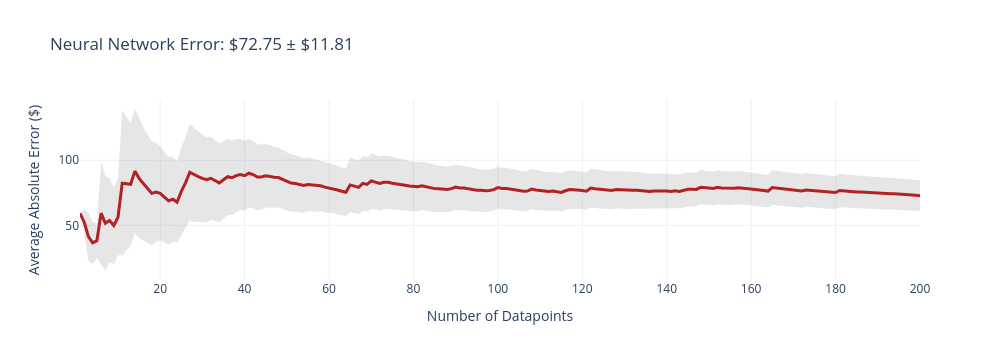
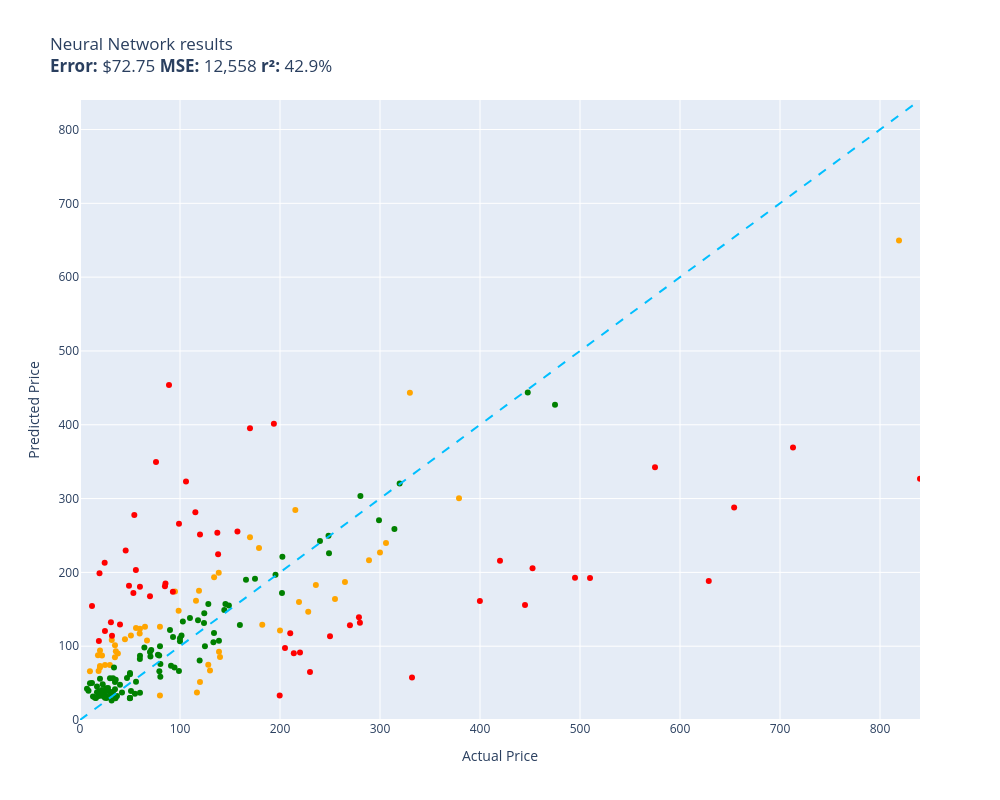

The code cell stored with these charts, in order, in its notebook:
### Code cell
evaluate(neural_network, test)

### Figure 1 — Plotly figure (JSON) as saved in the notebook; plotly's stock layout.template omitted (floating-point values rounded to 4 significant figures; data arrays with more than 128 entries replaced by an {"elided": "..."} marker saying what was removed)
{"data": [{"fill": "toself", "fillcolor": "rgba(128,128,128,0.2)", "hoverinfo": "skip", "line": {"color": "rgba(255,255,255,0)"}, "name": "95% CI", "showlegend": false, "type": "scatter", "x": {"elided": "400 int values"}, "y": {"elided": "400 float values"}}, {"customdata": {"elided": "200x1 float values"}, "hovertemplate": "n=%{x}<br>Avg Error=$%{y:,.2f}<br>±95% CI=$%{customdata[0]:,.2f}<extra></extra>", "line": {"color": "firebrick", "width": 3}, "mode": "lines", "name": "Cumulative Avg Error", "type": "scatter", "x": {"elided": "200 int values"}, "y": {"elided": "200 float values"}}], "layout": {"height": 360, "showlegend": false, "title": {"text": "Neural Network Error: $72.75 ± $11.81"}, "width": 1000, "xaxis": {"title": {"text": "Number of Datapoints"}}, "yaxis": {"title": {"text": "Average Absolute Error ($)"}}}}

### Figure 2 — Plotly figure (JSON) as saved in the notebook; plotly's stock layout.template omitted (floating-point values rounded to 4 significant figures)
{"data": [{"customdata": [["Old Blood Noise Excess V2 Distortion Cho...\nGuess=$159.75 Actual=$219.00"], ["telpo Headlight Assembly Fit For 15 Camr...\nGuess=$161.58 Actual=$115.99"], ["Stand for Raven Pro Document Scanner - P...\nGuess=$74.43 Actual=$29.85"], ["ACDelco GM Original Equipment FW339 Fron...\nGuess=$284.65 Actual=$215.33"], ["Pump Head TBVECHI 175PSI 4KW 5.5HP 21CFM...\nGuess=$443.31 Actual=$329.90"], ["Metabo HPT 36V MultiVolt™ Cordless Rotar...\nGuess=$300.31 Actual=$379.00"], ["46mm Digital Pro High-Resolution Close-U...\nGuess=$94.32 Actual=$19.99"], ["PEMP E65 E66 CDC Simulate Optical Fiber ...\nGuess=$175.22 Actual=$119.00"], ["Aolemi Oil Rubbed Bronze Single Function...\nGuess=$148.09 Actual=$98.65"], ["Clementoni 39132.5 Jigsaw Puzzle 1,000 P...\nGuess=$33.30 Actual=$79.95"], ["10GBase-LR SFP+ Transceiver, Handar 10GB...\nGuess=$73.08 Actual=$19.99"], ["Canon EOS Rebel T7 Digital SLR Camera wi...\nGuess=$649.47 Actual=$819.00"], ["Evergreen HSHB2005 Cylinder Head Gasket ...\nGuess=$117.19 Actual=$59.69"], ["Southwire 120V/15A Right Angle User Atta...\nGuess=$90.06 Actual=$37.87"], ["15\" Locking Shower Head Extension Arm in...\nGuess=$126.26 Actual=$79.95"], ["Tidal Front + Rear Fender Flares 4PC Poc...\nGuess=$163.87 Actual=$254.99"], ["DALDED LED Light Kit for Lego Sonic Gree...\nGuess=$74.60 Actual=$24.99"], ["152MM Hole Saws M42 Bi-Metal High Speed ...\nGuess=$87.65 Actual=$17.99"], ["Baseball Backpacks Large 18 Inch Bookbag...\nGuess=$108.33 Actual=$31.77"], ["3D Tree Hole Branches 075 Stair Risers D...\nGuess=$67.14 Actual=$129.99"], ["Diversitech WG840585 Motor, (Ddb) 1/3Hp,...\nGuess=$193.36 Actual=$134.12"], ["Sumerain S1339CM Double Handle Widesprea...\nGuess=$182.94 Actual=$235.86"], ["Beck/Arnley 0421945 Air Filter\nGuess=$93.31 Actual=$35.87"], ["IQShield Screen Protector Compatible wit...\nGuess=$66.19 Actual=$9.95"], ["Neporal Full Spectrum Light Bulb, 6000K ...\nGuess=$66.49 Actual=$18.59"], ["Pidoko Kids Train Table, Grey with 90 Pc...\nGuess=$51.33 Actual=$119.97"], ["LEGO Marvel Avengers War Machine Buster ...\nGuess=$123.51 Actual=$59.95"], ["ANZO USA 111207 GMC SIERRA 99-06 / YUKON...\nGuess=$129.16 Actual=$182.28"], ["Kingston Brass KS269SN Kingston Clawfoot...\nGuess=$239.93 Actual=$305.99"], ["Trim Kit for 2-handle Shower & Tub Valve...\nGuess=$174.17 Actual=$94.99"], ["Pioneer 2AM401-BN Two Handle Kitchen Fau...\nGuess=$146.76 Actual=$228.22"], ["4pc Wheel Spacers Adapters 4\" (2inch Per...\nGuess=$37.23 Actual=$116.95"], ["Urth 62mm UV, Circular Polarizing (CPL),...\nGuess=$92.31 Actual=$139.00"], ["Chalkboard Name Badges with Magnetic Bac...\nGuess=$71.06 Actual=$19.95"], ["Linkloos Solar Street Lights Outdoor Wat...\nGuess=$124.58 Actual=$55.99"], ["Universal Power Group 12V 100Ah Sealed L...\nGuess=$121.12 Actual=$199.99"], ["18 Inch White Undermount Kitchen Sink - ...\nGuess=$233.05 Actual=$179.00"], ["UPR Mach 1 Chin Spoiler Fits 94-98 Musta...\nGuess=$126.28 Actual=$64.99"], ["ROHL WSGUM3018WH Wire Sink Grids, White\nGuess=$74.92 Actual=$128.28"], ["200 ' feet True 14 Gauge AWG CCA Speaker...\nGuess=$109.38 Actual=$44.95"], ["APS iBoard (304 Stainless Steel Polished...\nGuess=$186.80 Actual=$264.95"], ["StonKraft Brass Chess Board Game Set wit...\nGuess=$85.19 Actual=$140.00"], ["Audio Techinca ATW-T1002 System 10 Handh...\nGuess=$216.30 Actual=$289.00"], ["HP Laserjet 2100 Laser Printer W/Test Pr...\nGuess=$227.03 Actual=$299.98"], ["VTech Strum and Jam Kidi Musical Guitar ...\nGuess=$87.53 Actual=$21.99"], ["KZ ZS10 Pro in Ear Monitor Headphone KZ ...\nGuess=$107.57 Actual=$66.99"], ["Jada Toys Ryan's World Combo Panda Airli...\nGuess=$85.13 Actual=$34.94"], ["Pyle 2x120 Watt Home Audio Speaker Power...\nGuess=$114.41 Actual=$50.92"], ["STICKGOO Peel and Stick Backsplash for K...\nGuess=$101.34 Actual=$34.99"], ["Garmin 010-12402-10 GT15M-TM Transom-Mou...\nGuess=$199.62 Actual=$138.74"], ["Xiaomi Redmi 10 2022 NFC 4G LTE (128GB +...\nGuess=$247.50 Actual=$169.99"]], "hovertemplate": "%{customdata[0]}<extra></extra>", "legendgroup": "orange", "marker": {"color": "orange", "size": 6, "symbol": "circle"}, "mode": "markers", "name": "orange", "orientation": "v", "showlegend": true, "type": "scatter", "x": [219.0, 116.0, 29.85, 215.3, 329.9, 379.0, 19.99, 119.0, 98.65, 79.95, 19.99, 819.0, 59.69, 37.87, 79.95, 255.0, 24.99, 17.99, 31.77, 130.0, 134.1, 235.9, 35.87, 9.95, 18.59, 120.0, 59.95, 182.3, 306.0, 94.99, 228.2, 117.0, 139.0, 19.95, 55.99, 200.0, 179.0, 64.99, 128.3, 44.95, 264.9, 140.0, 289.0, 300.0, 21.99, 66.99, 34.94, 50.92, 34.99, 138.7, 170.0], "xaxis": "x", "y": [159.7, 161.6, 74.43, 284.7, 443.3, 300.3, 94.32, 175.2, 148.1, 33.3, 73.08, 649.5, 117.2, 90.06, 126.3, 163.9, 74.6, 87.65, 108.3, 67.14, 193.4, 182.9, 93.31, 66.19, 66.49, 51.33, 123.5, 129.2, 239.9, 174.2, 146.8, 37.23, 92.31, 71.06, 124.6, 121.1, 233.0, 126.3, 74.92, 109.4, 186.8, 85.19, 216.3, 227.0, 87.53, 107.6, 85.13, 114.4, 101.3, 199.6, 247.5], "yaxis": "y"}, {"customdata": [["NewPower99 Battery Kit for Samsung Galax...\nGuess=$35.61 Actual=$54.95"], ["EXMAX NG-10X Fresnel Lens Focusing Adapt...\nGuess=$92.29 Actual=$69.98"], ["SuppliesOutlet Compatible Toner Cartridg...\nGuess=$149.07 Actual=$144.29"], ["8544771 Dryer Heating Element, 279816 Th...\nGuess=$54.64 Actual=$35.74"], ["Panasonic KX-TG6511B DECT 6.0 PLUS Expan...\nGuess=$87.54 Actual=$79.20"], ["LOVE MEI Galaxy S10 Lite Case, Military ...\nGuess=$56.42 Actual=$32.98"], ["GJY Portable TV,10.6 inch Mini TV for AT...\nGuess=$66.22 Actual=$79.36"], ["LD Products Compatible Toner Cartridge R...\nGuess=$63.83 Actual=$49.98"], ["Intermatic PX300 12V 300W Transformer wi...\nGuess=$117.88 Actual=$134.00"], ["CORSAIR Dominator Platinum RGB 32GB (2x1...\nGuess=$131.30 Actual=$124.00"], ["SKB iSeries 3i-13096-6KP Case for BlackM...\nGuess=$191.25 Actual=$174.99"], ["June Garden 12\" Sweet Dolly Charlotte - ...\nGuess=$55.79 Actual=$19.99"], ["GanFindX Portable Car Hand Controls for ...\nGuess=$128.80 Actual=$159.90"], ["KOMPUTERBAY 4GB 2X 2GB DDR2 1066MHz PC2-...\nGuess=$58.60 Actual=$80.34"], ["Mylites+ Standard Comic Book Mylar Sleev...\nGuess=$41.61 Actual=$34.99"], ["Wenger City Upgrade Laptop Backpack with...\nGuess=$157.29 Actual=$145.42"], ["AUTOFREE LED Tail Lights Assembly Compat...\nGuess=$172.10 Actual=$201.99"], ["Adams Check Payment and Deposit Register...\nGuess=$29.33 Actual=$35.49"], ["KOHLER 18865-CP Filtered Water Faucet, P...\nGuess=$426.94 Actual=$475.00"], ["Fjallraven, Kanken Laptop 15\" Backpack f...\nGuess=$80.73 Actual=$119.65"], ["Retevis RT68 Soft Earhook Walkie Talkie ...\nGuess=$42.43 Actual=$6.99"], ["Evan-Fischer Front Bumper Cover Compatib...\nGuess=$221.08 Actual=$202.38"], ["Laisomeke Waterproof Junction Box, Unive...\nGuess=$50.01 Actual=$11.99"], ["Webcem Solar Shed Light Outdoor Indoor, ...\nGuess=$88.51 Actual=$77.96"], ["Festool 492370 Platin 2 S1000 Grit 6-Inc...\nGuess=$73.38 Actual=$91.00"], ["Western Digital Enterprise RE4-GP 2TB SA...\nGuess=$138.32 Actual=$109.95"], ["DIMARZIO 204284 DP 163FBK Blues Bucker G...\nGuess=$122.06 Actual=$89.99"], ["VLAND LED Smoked Taillights Compatible F...\nGuess=$242.41 Actual=$239.99"], ["PM Auto Front Right Quick Complete Strut...\nGuess=$99.96 Actual=$124.94"], ["Tablet PC Cover Compatible with Lenovo T...\nGuess=$26.40 Actual=$31.61"], ["Miyaya@ Funny Animal Masks Collection fo...\nGuess=$37.46 Actual=$16.99"], ["Ultra Duster Canned Air Net 10 Oz 6-Pack\nGuess=$29.84 Actual=$49.90"], ["Dell Optiplex 390 Desktop Computer i3 3....\nGuess=$144.64 Actual=$124.27"], ["Liberty Imports 12 Pack: US Military Toy...\nGuess=$45.47 Actual=$16.98"], ["Ceramic Talavera Mexican Tile 4x4\", 9 Pi...\nGuess=$38.36 Actual=$29.95"], ["Marvel Legends Series X-Men 6-Inch Archa...\nGuess=$66.44 Actual=$98.95"], ["Intrepid International Dressage Letters-...\nGuess=$39.62 Actual=$26.99"], ["KUNN Small Electrician Tool Pouch Utilit...\nGuess=$37.86 Actual=$21.99"], ["iPhone 12/12 Pro Nicaragua Guardabarranc...\nGuess=$36.54 Actual=$19.97"], ["Replacement Remote Control for PANASONIC...\nGuess=$51.43 Actual=$34.95"], ["KS K-STORM Replacement Silicone Mushroom...\nGuess=$39.75 Actual=$8.50"], ["LSSAGOON Backpack for Women Teen Kids Gi...\nGuess=$71.05 Actual=$33.99"], ["4LT LUMINETTE Vanity Opal GLS BSN\nGuess=$110.63 Actual=$99.99"], ["GE RPWF SmartWater Comparable Refrigerat...\nGuess=$32.38 Actual=$36.99"], ["MGP Caliper Covers 39011SACURD Red Powde...\nGuess=$226.08 Actual=$249.00"], ["LSI Broadcom SAS 9300-8i 8-port 12Gb/s S...\nGuess=$135.12 Actual=$118.00"], ["NewFantasia Replacement Audio Cable with...\nGuess=$33.94 Actual=$31.00"], ["Mikrotik RB3011UIAS-RM RouterBOARD 10xGi...\nGuess=$270.59 Actual=$299.00"], ["MONOCARBON Forged Carbon Fiber Case for ...\nGuess=$37.01 Actual=$59.99"], ["AC Compressor & A/C Kit For BMW 335i 335...\nGuess=$258.64 Actual=$314.41"], ["DuraGo 29515020 Front Hub Assembly\nGuess=$157.02 Actual=$128.34"], ["MXR Carbon Copy Deluxe Analog Delay Guit...\nGuess=$196.94 Actual=$195.50"], ["GENUINE VOLVO THERMOSTAT (3.0, 3.2) S60 ...\nGuess=$133.30 Actual=$102.85"], ["USB Charger, CIVIE High Speed 60W Multip...\nGuess=$29.93 Actual=$15.99"], ["Pyle Wireless Rear View Backup Camera - ...\nGuess=$86.17 Actual=$70.45"], ["Cardone 84-58642 New HEI Electronic Dist...\nGuess=$190.09 Actual=$165.99"], ["Hp Pavilion P7-1257c Motherboard Aahd3-h...\nGuess=$82.69 Actual=$59.86"], ["Kastar Battery Pack Replacement for Sony...\nGuess=$36.66 Actual=$19.99"], ["New Replacement seat cover fits Yamaha M...\nGuess=$107.27 Actual=$138.95"], ["Amana Tool - SC587 Carbide Tipped 3-Wing...\nGuess=$94.76 Actual=$71.23"], ["AZX Stylus Pencil for Apple iPad Pro 202...\nGuess=$56.50 Actual=$29.99"], ["Raspberry Pi 3 Model B+ Aluminum Case Me...\nGuess=$30.09 Actual=$14.99"], ["LCD Screen for Dell Inspiron 17R 17.3\" H...\nGuess=$98.34 Actual=$64.37"], ["Diversitech UC2436-3 Ultralite Condenser...\nGuess=$75.96 Actual=$80.39"], ["200 Couples Conversation Cards - Enjoy B...\nGuess=$37.19 Actual=$32.97"], ["The Puppet Company - Carpet-Unicorn, Whi...\nGuess=$32.46 Actual=$19.00"], ["KYX Racing Hardened Steel Center Drive S...\nGuess=$56.96 Actual=$46.99"], ["Baumgartens Sicurix Blank PVC ID Cards (...\nGuess=$39.11 Actual=$19.11"], ["OEM Samsung Remote Control Shipped with ...\nGuess=$51.93 Actual=$56.00"], ["Venom Power Terra Hunter R/T+ R/T All-Te...\nGuess=$320.33 Actual=$319.65"], ["Custom Engagement Logo Desk Embosser Sea...\nGuess=$29.55 Actual=$49.95"], ["520 Pieces Christmas Envelope Seal Stick...\nGuess=$32.50 Actual=$25.99"], ["LD Compatible Ink Cartridge Replacement ...\nGuess=$37.16 Actual=$41.99"], ["BestPricedDecals Wine A BIT, You'll Feel...\nGuess=$31.93 Actual=$12.98"], ["VATOS 4 Packs Bubble Machine Gun for Kid...\nGuess=$32.36 Actual=$22.88"], ["Steering Wheel, Carbon Fiber Automotive ...\nGuess=$443.87 Actual=$447.74"], ["BXYJY for Samsung Galaxy Z Fold 3 Case w...\nGuess=$29.78 Actual=$49.99"], ["VONADO Space Wars Colonial Viper MK1 Bui...\nGuess=$47.69 Actual=$39.99"], ["Replacement Remote Control fit for Sony ...\nGuess=$49.69 Actual=$9.99"], ["Disney Princess Sparkling Princess Sleep...\nGuess=$38.72 Actual=$24.95"], ["sabermaster TCG Playmat yugioh playmat T...\nGuess=$40.60 Actual=$21.99"], ["Star Wars Die-Cast Metal TITANIUM Series...\nGuess=$48.27 Actual=$22.70"], ["DuraGo BR5330 Front Vented Disc Brake Ro...\nGuess=$114.56 Actual=$101.51"], ["Vinyl Soft Top Roll-up Adjustable Truck ...\nGuess=$154.99 Actual=$148.88"], ["Glovion Music Stand Light, Clip On Piano...\nGuess=$43.32 Actual=$27.99"], ["Samsung DA97-07603B Freezer Ice Maker As...\nGuess=$112.33 Actual=$93.02"], ["Intex River Run Connect Lounge (Four)\nGuess=$71.20 Actual=$94.49"], ["Think Gizmos Build Your Own Robot Toys f...\nGuess=$30.23 Actual=$24.95"], ["PowerSport Front Rear Brakes and Rotors ...\nGuess=$249.54 Actual=$248.51"], ["Viola Bow 4/4 Full Size Carbon Fiber (Bl...\nGuess=$61.90 Actual=$49.99"], ["Targus CityGear Durable Backpack, Black,...\nGuess=$105.32 Actual=$133.43"], ["Fender Hendrix Voodoo Child Coiled Instr...\nGuess=$87.11 Actual=$59.99"], ["W11130208 W10695459 Refrigerator LED Mod...\nGuess=$29.96 Actual=$26.59"], ["Fitness Center Gym Room Weight Train Dua...\nGuess=$106.63 Actual=$99.99"], ["MonMount Triple Monitor Stand Freestandi...\nGuess=$99.84 Actual=$79.99"], ["For Volvo C70 S70 V70 V40 S40 AC Compres...\nGuess=$303.47 Actual=$280.41"], ["Refresh NSF-53 Premium Replacement Refri...\nGuess=$39.25 Actual=$50.99"], ["NICKSTON Red Sparkling Glitter Slim Band...\nGuess=$42.86 Actual=$25.99"]], "hovertemplate": "%{customdata[0]}<extra></extra>", "legendgroup": "green", "marker": {"color": "green", "size": 6, "symbol": "circle"}, "mode": "markers", "name": "green", "orientation": "v", "showlegend": true, "type": "scatter", "x": [54.95, 69.98, 144.3, 35.74, 79.2, 32.98, 79.36, 49.98, 134.0, 124.0, 175.0, 19.99, 159.9, 80.34, 34.99, 145.4, 202.0, 35.49, 475.0, 119.7, 6.99, 202.4, 11.99, 77.96, 91.0, 110.0, 89.99, 240.0, 124.9, 31.61, 16.99, 49.9, 124.3, 16.98, 29.95, 98.95, 26.99, 21.99, 19.97, 34.95, 8.5, 33.99, 99.99, 36.99, 249.0, 118.0, 31.0, 299.0, 59.99, 314.4, 128.3, 195.5, 102.8, 15.99, 70.45, 166.0, 59.86, 19.99, 138.9, 71.23, 29.99, 14.99, 64.37, 80.39, 32.97, 19.0, 46.99, 19.11, 56.0, 319.6, 49.95, 25.99, 41.99, 12.98, 22.88, 447.7, 49.99, 39.99, 9.99, 24.95, 21.99, 22.7, 101.5, 148.9, 27.99, 93.02, 94.49, 24.95, 248.5, 49.99, 133.4, 59.99, 26.59, 99.99, 79.99, 280.4, 50.99, 25.99], "xaxis": "x", "y": [35.61, 92.29, 149.1, 54.64, 87.54, 56.42, 66.22, 63.83, 117.9, 131.3, 191.2, 55.79, 128.8, 58.6, 41.61, 157.3, 172.1, 29.33, 426.9, 80.73, 42.43, 221.1, 50.01, 88.51, 73.38, 138.3, 122.1, 242.4, 99.96, 26.4, 37.46, 29.84, 144.6, 45.47, 38.36, 66.44, 39.62, 37.86, 36.54, 51.43, 39.75, 71.05, 110.6, 32.38, 226.1, 135.1, 33.94, 270.6, 37.01, 258.6, 157.0, 196.9, 133.3, 29.93, 86.17, 190.1, 82.69, 36.66, 107.3, 94.76, 56.5, 30.09, 98.34, 75.96, 37.19, 32.46, 56.96, 39.11, 51.93, 320.3, 29.55, 32.5, 37.16, 31.93, 32.36, 443.9, 29.78, 47.69, 49.69, 38.72, 40.6, 48.27, 114.6, 155.0, 43.32, 112.3, 71.2, 30.23, 249.5, 61.9, 105.3, 87.11, 29.96, 106.6, 99.84, 303.5, 39.25, 42.86], "yaxis": "y"}, {"customdata": [["RBC12-UPC Replacement Battery Cartridge ...\nGuess=$65.03 Actual=$229.99"], ["Bam France 2002XL Contoured Hightech Bla...\nGuess=$369.17 Actual=$713.00"], ["Innovative Percussion CB-6 Chamois Bass ...\nGuess=$277.79 Actual=$54.32"], ["APS iBoard 6-inch Aluminum (Black Powder...\nGuess=$117.47 Actual=$210.23"], ["HK SYSTEMS 13\" Heavy Duty Black \"Push\" O...\nGuess=$181.16 Actual=$84.95"], ["Bam Trekking 3027SB Single Black Clarine...\nGuess=$57.48 Actual=$332.00"], ["DEWALT 20V MAX* XR Impact Driver with Bl...\nGuess=$205.59 Actual=$452.53"], ["Mini PC, Kinupute Desktop Computer E3-12...\nGuess=$192.73 Actual=$495.00"], ["Deco Mount Pro Tripod Microphone Stand w...\nGuess=$180.54 Actual=$59.95"], ["Scranton & Co 3 Drawer Mobile File Cabin...\nGuess=$281.53 Actual=$115.35"], ["Task T24287 Roman Ogee Router Bit with 1...\nGuess=$203.35 Actual=$55.88"], ["Travelpro Platinum Elite Slim Business L...\nGuess=$90.59 Actual=$213.83"], ["JRready ST6313 DT Deutsch Connector Kit,...\nGuess=$33.12 Actual=$199.68"], ["Dakota Alert MURS Alert Probe Sensor - M...\nGuess=$91.34 Actual=$219.99"], ["Projector, CRAZVIEW Projector with WiFi ...\nGuess=$172.11 Actual=$53.40"], ["MC: Pindicator (Dual Intensity Amber)\nGuess=$129.49 Actual=$40.00"], ["Poison Spyder 10-08-020 Rocker Knocker\nGuess=$188.27 Actual=$628.76"], ["Lighted Triangle Mirror Cabinet Bathroom...\nGuess=$155.72 Actual=$445.00"], ["BESTILL Wall Mounted Shower Faucet Set, ...\nGuess=$349.38 Actual=$76.00"], ["Trail Gear Twin Stick Kit for Top Shift ...\nGuess=$131.87 Actual=$279.92"], ["Engine Thermostat, Replace 19301-PAA-306...\nGuess=$106.94 Actual=$18.89"], ["Satco S9596, 4 Count (Pack of 1), 4.18\nGuess=$154.34 Actual=$12.00"], ["EMART Photography C Stand with Boom Arm,...\nGuess=$251.29 Actual=$119.99"], ["KOHLER K-1185540-CP Assembly-Slider\nGuess=$229.54 Actual=$45.67"], ["Grey Pneumatic 1311SD Impact Socket Set\nGuess=$255.36 Actual=$157.43"], ["Aeromotive 13304 Regulator, X1 Adjustabl...\nGuess=$128.22 Actual=$269.95"], ["Walker Exhaust Ultra EPA 16478 Direct Fi...\nGuess=$342.58 Actual=$574.99"], ["Royal Designs, Inc. Decorative Abundant ...\nGuess=$120.49 Actual=$24.95"], ["Canon Sure Shot 90u 35mm Date Camera\nGuess=$161.26 Actual=$399.89"], ["Wilkinson LOW GAUSS Vintage Tone Strat S...\nGuess=$132.53 Actual=$30.93"], ["Ibanez M510OVS Acoustic Mandolin in Vint...\nGuess=$395.18 Actual=$169.99"], ["Berta (6 Pieces) 1-1/4 inch Overlay, 90 ...\nGuess=$212.91 Actual=$24.66"], ["CradlePoint Compact Broadband Router (CB...\nGuess=$453.89 Actual=$89.00"], ["Auertech Portable Washing Machine, 14lbs...\nGuess=$265.93 Actual=$98.99"], ["Evan Fischer Radiator Cooling Fan Assemb...\nGuess=$253.75 Actual=$137.34"], ["ECCPP Power Steering Pump for 2009-2010 ...\nGuess=$184.93 Actual=$85.48"], ["SP Air Corporation SP-8102BU 1/4-Inch He...\nGuess=$97.52 Actual=$204.99"], ["Skullcandy Hesh Evo Bluetooth Headphones...\nGuess=$167.66 Actual=$69.99"], ["ASUS VY279HE-W 27” 1080P Monitor - White...\nGuess=$224.73 Actual=$138.10"], ["Music Hall pa15.3 MM/MC Phono Preamplifi...\nGuess=$113.41 Actual=$250.00"], ["Lorell Bell Chair Glide, 2.5\", Black\nGuess=$198.82 Actual=$19.50"], ["4 Inches Rolled Muffler Tip Catback Exha...\nGuess=$401.24 Actual=$193.88"], ["CTLAMP XL-2100 Professional Quality XL-2...\nGuess=$114.21 Actual=$32.00"], ["Competition Clutch Disc and Pressure Pla...\nGuess=$192.32 Actual=$510.00"], ["KUNFINE Android Radio CarPlay & Android ...\nGuess=$323.13 Actual=$106.00"], ["VIPMOTOZ Sequential Turn Signal Premium ...\nGuess=$139.19 Actual=$278.94"], ["A-Premium Front Suspension Steering Knuc...\nGuess=$181.77 Actual=$48.99"], ["Dell XPS 13 9343-2727SLV 13.3\" Full HD S...\nGuess=$326.79 Actual=$839.99"], ["Pacific Drums PDCM1618TTRB 16 x 18 Inche...\nGuess=$215.77 Actual=$419.99"], ["Blanco 230966 Valea Stainless Steel Sink...\nGuess=$173.62 Actual=$92.88"], ["Empava 24\" Single Wall Ovens 10 Cooking ...\nGuess=$287.85 Actual=$654.14"]], "hovertemplate": "%{customdata[0]}<extra></extra>", "legendgroup": "red", "marker": {"color": "red", "size": 6, "symbol": "circle"}, "mode": "markers", "name": "red", "orientation": "v", "showlegend": true, "type": "scatter", "x": [230.0, 713.0, 54.32, 210.2, 84.95, 332.0, 452.5, 495.0, 59.95, 115.3, 55.88, 213.8, 199.7, 220.0, 53.4, 40.0, 628.8, 445.0, 76.0, 279.9, 18.89, 12.0, 120.0, 45.67, 157.4, 269.9, 575.0, 24.95, 399.9, 30.93, 170.0, 24.66, 89.0, 98.99, 137.3, 85.48, 205.0, 69.99, 138.1, 250.0, 19.5, 193.9, 32.0, 510.0, 106.0, 278.9, 48.99, 840.0, 420.0, 92.88, 654.1], "xaxis": "x", "y": [65.03, 369.2, 277.8, 117.5, 181.2, 57.48, 205.6, 192.7, 180.5, 281.5, 203.3, 90.59, 33.12, 91.34, 172.1, 129.5, 188.3, 155.7, 349.4, 131.9, 106.9, 154.3, 251.3, 229.5, 255.4, 128.2, 342.6, 120.5, 161.3, 132.5, 395.2, 212.9, 453.9, 265.9, 253.7, 184.9, 97.52, 167.7, 224.7, 113.4, 198.8, 401.2, 114.2, 192.3, 323.1, 139.2, 181.8, 326.8, 215.8, 173.6, 287.8], "yaxis": "y"}, {"hoverinfo": "skip", "line": {"color": "deepskyblue", "dash": "dash", "width": 2}, "mode": "lines", "name": "y = x", "showlegend": false, "type": "scatter", "x": [0, 840.0], "y": [0, 840.0]}], "layout": {"height": 800, "legend": {"title": {"text": "color"}, "tracegroupgap": 0}, "showlegend": false, "title": {"text": "Neural Network results<br><b>Error:</b> $72.75 <b>MSE:</b> 12,558 <b>r²:</b> 42.9%"}, "width": 1000, "xaxis": {"anchor": "y", "domain": [0, 1], "range": [0, 840.0], "title": {"text": "Actual Price"}}, "yaxis": {"anchor": "x", "domain": [0, 1], "range": [0, 840.0], "title": {"text": "Predicted Price"}}}}
